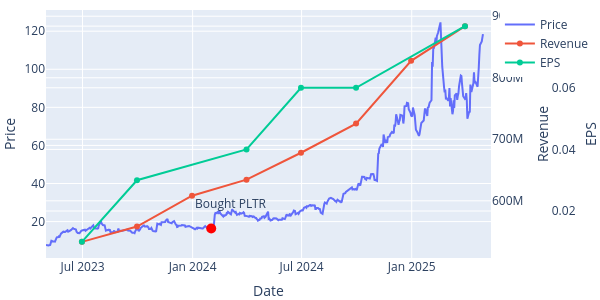

Notebook source saved alongside this figure:
### Markdown cell above
## 1.4 Quarterly revenue and diluted EPS

### Code cell
fundamentals = pd.read_csv("../data/fundamentals.csv")
display(fundamentals.head())

fundamentals = fundamentals[(fundamentals["period_end"] >= start) & (fundamentals["period_end"] <= end)]
fig = px.line(PLTR, y="Close", width=600, height=300, labels={"Close":"Price"}).update_traces(name="Price", showlegend=True)
fig.add_scatter(
    x=pd.to_datetime(fundamentals["period_end"]),
    y=fundamentals["revenue_usd"],
    mode="lines+markers", name="Revenue", yaxis="y2"
)
fig.add_scatter(
    x=pd.to_datetime(fundamentals["period_end"]),
    y=fundamentals["eps_diluted_usd"],
    mode="lines+markers", name="EPS", connectgaps=True, yaxis="y3"
)
fig.add_scatter(x=[purchase_date], y=PLTR.loc[[purchase_date], "Close"], marker=dict(color="red", size=10), showlegend=False)
fig.add_annotation( x=purchase_date, y=PLTR.loc[purchase_date, "Close"], text="Bought PLTR", showarrow=False, yshift=25, xshift=20)
fig.update_layout(
    yaxis2=dict(title="Revenue", overlaying="y", side="right"),
    yaxis3=dict(title="EPS", overlaying="y", side="right", anchor="free", autoshift=True),
    margin=dict(l=0, r=100, t=10, b=0)
).show()

### Figure 1 — Plotly figure (JSON) as saved in the notebook; plotly's stock layout.template omitted (floating-point values rounded to 4 significant figures; data arrays with more than 128 entries replaced by an {"elided": "..."} marker saying what was removed)
{"data": [{"hovertemplate": "Date=%{x}<br>Price=%{y}<extra></extra>", "legendgroup": "", "line": {"color": "#636efa", "dash": "solid"}, "marker": {"symbol": "circle"}, "mode": "lines", "name": "Price", "orientation": "v", "showlegend": true, "type": "scatter", "x": {"elided": "502 str values"}, "xaxis": "x", "y": {"elided": "502 float values"}, "yaxis": "y"}, {"mode": "lines+markers", "name": "Revenue", "type": "scatter", "x": ["2023-06-30T00:00:00", "2023-09-30T00:00:00", "2023-12-31T00:00:00", "2024-03-31T00:00:00", "2024-06-30T00:00:00", "2024-09-30T00:00:00", "2024-12-31T00:00:00", "2025-03-31T00:00:00"], "y": [533300000.0, 558200000.0, 608400000.0, 634300000.0, 678100000.0, 725500000.0, 827500000.0, 883900000.0], "yaxis": "y2"}, {"connectgaps": true, "mode": "lines+markers", "name": "EPS", "type": "scatter", "x": ["2023-06-30T00:00:00", "2023-09-30T00:00:00", "2023-12-31T00:00:00", "2024-03-31T00:00:00", "2024-06-30T00:00:00", "2024-09-30T00:00:00", "2024-12-31T00:00:00", "2025-03-31T00:00:00"], "y": [0.01, 0.03, NaN, 0.04, 0.06, 0.06, NaN, 0.08], "yaxis": "y3"}, {"marker": {"color": "red", "size": 10}, "showlegend": false, "type": "scatter", "x": ["2024-02-01"], "y": [16.33]}], "layout": {"annotations": [{"showarrow": false, "text": "Bought PLTR", "x": "2024-02-01", "xshift": 20, "y": 16.33, "yshift": 25}], "height": 300, "legend": {"tracegroupgap": 0}, "margin": {"b": 0, "l": 0, "r": 100, "t": 10}, "width": 600, "xaxis": {"anchor": "y", "domain": [0, 1], "title": {"text": "Date"}}, "yaxis": {"anchor": "x", "domain": [0, 1], "title": {"text": "Price"}}, "yaxis2": {"overlaying": "y", "side": "right", "title": {"text": "Revenue"}}, "yaxis3": {"anchor": "free", "autoshift": true, "overlaying": "y", "side": "right", "title": {"text": "EPS"}}}}
